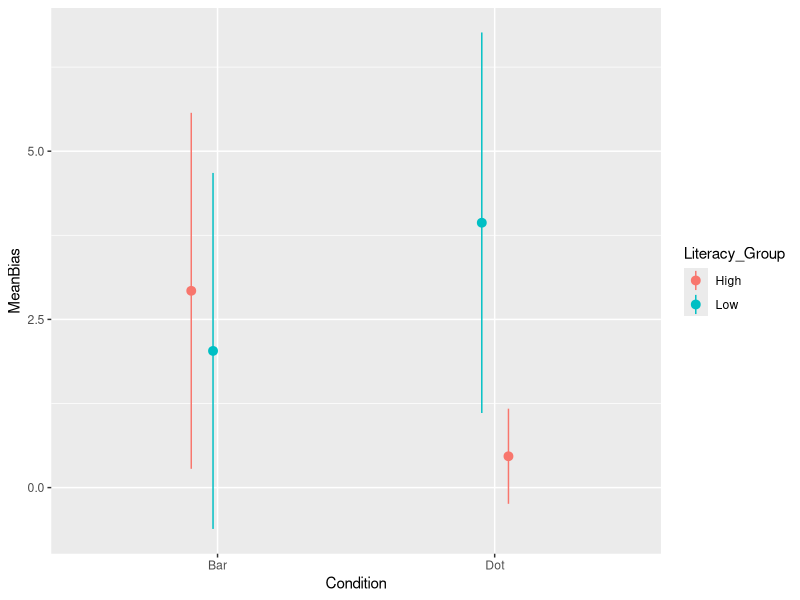

This figure's R source:
## ---- chunk 1
library(tidyr)
library(dplyr)
library(stringr) # useful for some string manipulation
library(ggplot2)
## ---- chunk 2
d = read.csv("Replication_Okan_2018_pilot.csv")
## ---- chunk 3
d <- d %>%
  mutate(Lit_Q1_score = if_else(Lit.Q1 == 35, 1, 0),
         Lit_Q2_score = if_else(Lit.Q2 == 15, 1, 0),
         Lit_Q3_score = if_else(Lit.Q3 == 25, 1, 0),
         Lit_Q4_score = if_else(Lit.Q4 == 25, 1, 0),
         Lit_Q5_score = if_else(Lit.Q5 == 20, 1, 0),
         Lit_Q6_score = if_else(Lit.Q6 == "Increase was the same in both intervals", 1, 0),
         Lit_Q7_score = if_else(Lit.Q7 <= 25 & Lit.Q7 >= 23, 1, 0),
         Lit_Q8_score = if_else(Lit.Q8 == 40, 1, 0),
         Lit_Q9_score = if_else(Lit.Q9 == 20, 1, 0),
         Lit_Q10_score = if_else(Lit.Q10 == "They are equal", 1, 0),
         Lit_Q11_score = if_else(Lit.Q11 == "Nopsorian", 1, 0),
         Lit_Q12_score = if_else(Lit.Q12 == "Tiosis", 1, 0),
         Lit_Q13_score = if_else(Lit.Q13 == 5, 1, 0))

## ---- chunk 4
d <- d %>%
  mutate(Literacy_Score = Lit_Q1_score + Lit_Q2_score + Lit_Q3_score + Lit_Q4_score + Lit_Q5_score +
           Lit_Q6_score + Lit_Q7_score + Lit_Q8_score + Lit_Q9_score + Lit_Q10_score + Lit_Q11_score
         + Lit_Q12_score + Lit_Q13_score)

median_literacy_score <- median(d$Literacy_Score)

d <- d %>%
  mutate(Literacy_Group = if_else(Literacy_Score >= median_literacy_score, "High", "Low"),
         Literacy_Group_Dummy = if_else(Literacy_Score >= median_literacy_score, 1, 0))
## ---- chunk 5
d <- d %>%
  mutate(Bias = Q2 - Q1)
## ---- chunk 6
bar_group = d %>% 
  filter(Condition_Dummy == 0)

dot_group = d %>% 
  filter(Condition_Dummy == 1)
## ---- chunk 7
bias_summary_d = d %>% 
  group_by(Condition, Literacy_Group) %>%
  summarize(MeanBias = mean(Bias, na.rm = T), 
            SDBias = sd(Bias))
bias_summary_d
## ---- chunk 8
sig_bias_bar <- t.test(bar_group$Q1, bar_group$Q2, paired=TRUE)
sig_bias_bar

sig_bias_dot <- t.test(dot_group$Q1, dot_group$Q2, paired=TRUE)
sig_bias_dot

sig_bias_btw <- t.test(bar_group$Bias, dot_group$Bias)
sig_bias_btw
## ---- chunk 9
bias_model = lm(Bias ~ Condition_Dummy + Literacy_Score + (Condition_Dummy * Literacy_Score), d)
summary(bias_model)
## ---- chunk 10
ggplot(bias_summary_d, aes(x=Condition, y=MeanBias, group=Literacy_Group, color=Literacy_Group)) +
  geom_pointrange(position = position_jitter(width = 0.1, height = 0.1), aes(ymin = MeanBias-SDBias, ymax = MeanBias+SDBias))
  
